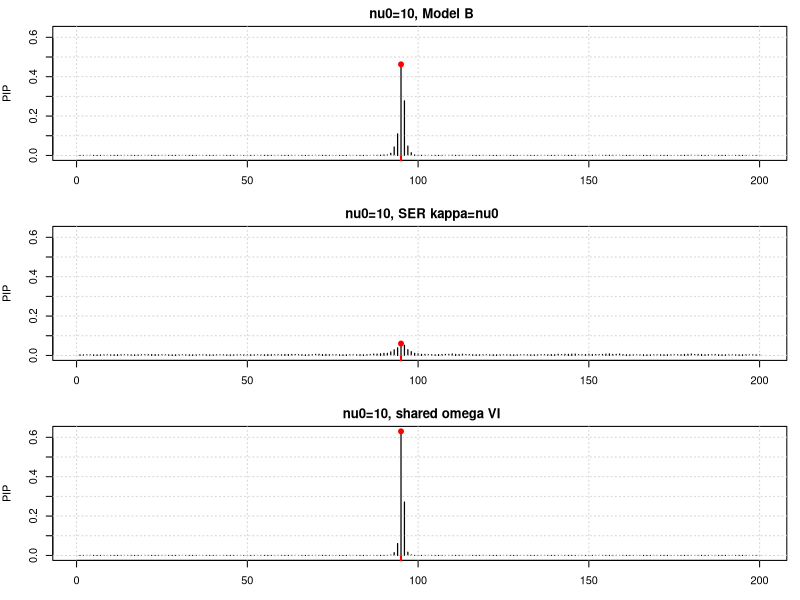
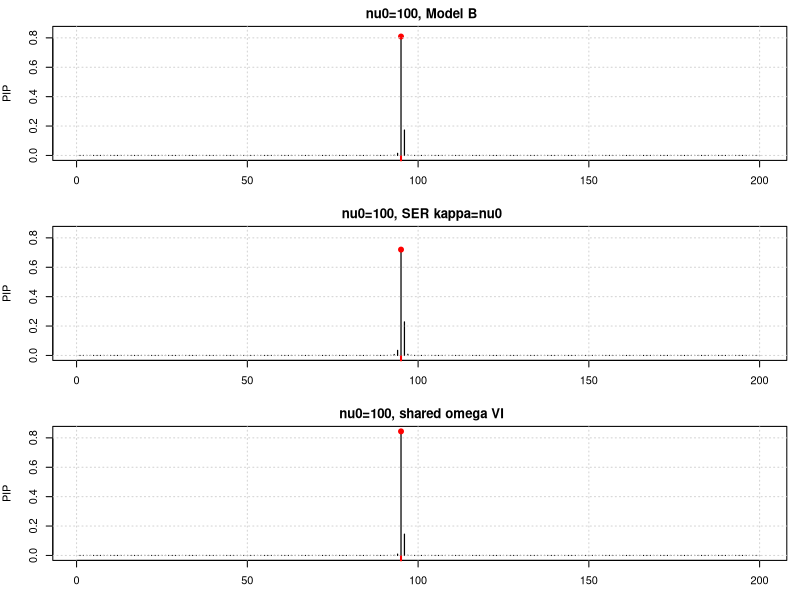
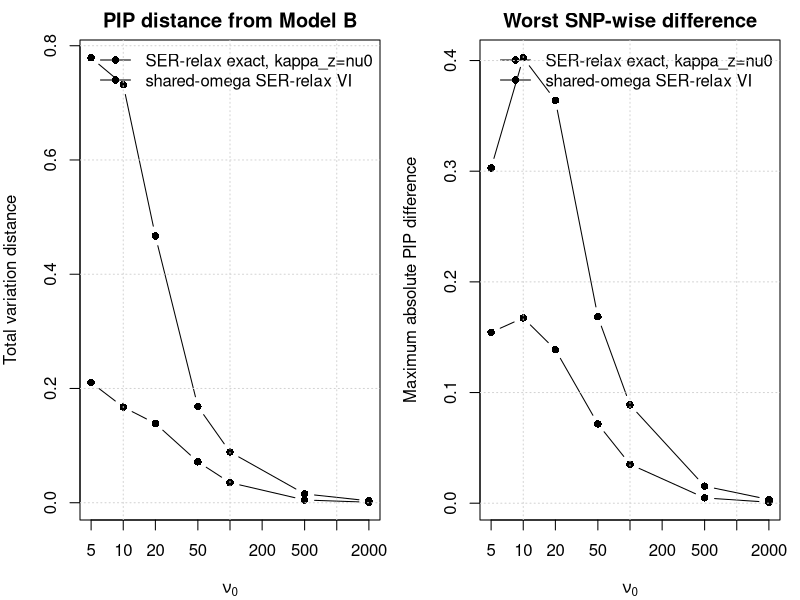

These charts were generated, in order, by the following R code:
## ---- chunk 1
knitr::opts_chunk$set(
  echo = TRUE,
  message = FALSE,
  warning = FALSE,
  fig.width = 8,
  fig.height = 4.8
)
## ---- chunk 2
ar_correlation <- function(J, rho) {
  idx <- seq_len(J)
  rho ^ abs(outer(idx, idx, "-"))
}

softmax <- function(logw) {
  z <- logw - max(logw)
  ez <- exp(z)
  ez / sum(ez)
}

logsumexp <- function(x) {
  m <- max(x)
  m + log(sum(exp(x - m)))
}

gauss_hermite <- function(n = 41) {
  i <- seq_len(n - 1)
  J <- matrix(0, n, n)
  off <- sqrt(i / 2)
  J[cbind(i, i + 1)] <- off
  J[cbind(i + 1, i)] <- off
  eg <- eigen(J, symmetric = TRUE)
  o <- order(eg$values)
  nodes <- eg$values[o]
  weights <- sqrt(pi) * eg$vectors[1, o]^2
  list(nodes = nodes, weights = weights)
}

model_b_pip <- function(x, N, sigma2, nu0) {
  logw <- dnorm(x, 0, sqrt(sigma2 + 1 / N), log = TRUE) +
    ((nu0 + 3) / 2) * log1p(N * x^2 / nu0)
  softmax(logw)
}

ser_relax_exact_pip <- function(x, Rbar, N, sigma2, nu0,
                                kappa_z = nu0,
                                gh = gauss_hermite(41)) {
  J <- length(x)
  p <- J - 1
  Omega_x <- solve(Rbar, x)
  q <- as.numeric(crossprod(x, Omega_x))
  r2 <- pmax(q - x^2, 0)

  v_beta <- 1 / (N + 1 / sigma2)
  m_beta <- (N / (N + 1 / sigma2)) * x
  sd_beta <- sqrt(v_beta)

  logw <- numeric(J)
  log_gh_w <- log(gh$weights / sqrt(pi))
  for (j in seq_len(J)) {
    beta_nodes <- m_beta[j] + sqrt(2) * sd_beta * gh$nodes
    c_nodes <- 1 / N + beta_nodes^2 / kappa_z
    log_kernel <- -(p / 2) * log(c_nodes) - r2[j] / (2 * c_nodes)
    log_expect <- logsumexp(log_gh_w + log_kernel)
    logw[j] <- dnorm(x[j], 0, sqrt(sigma2 + 1 / N), log = TRUE) +
      log_expect
  }
  softmax(logw)
}

shared_omega_vi_pip <- function(x, Rbar, N, sigma2, nu0,
                                max_iter = 500, tol = 1e-10) {
  J <- length(x)
  p <- J - 1
  Omega <- solve(Rbar)
  logdet_Rbar <- as.numeric(determinant(Rbar, logarithm = TRUE)$modulus)
  xOx <- as.numeric(crossprod(x, Omega %*% x))
  C <- pmax(xOx - x^2, 0)

  a0 <- (nu0 + 3) / 2
  b0 <- nu0 / 2
  a_omega <- a0 + (J + p) / 2

  compute_abq <- function(j, z_scale, z_denom) {
    Q <- p / z_denom + z_scale^2 * C[j]
    A <- 1 + Q
    B <- x[j] + z_scale * C[j]
    list(A = A, B = B, Q = Q)
  }

  local_elbo <- function(j, state) {
    eomega <- state$aomega / state$bomega
    elogomega <- digamma(state$aomega) - log(state$bomega)
    beta2 <- state$vbeta + state$mbeta^2
    abq <- compute_abq(j, state$z_scale, state$z_denom)
    Lquad <- xOx - 2 * state$mbeta * abq$B + beta2 * abq$A

    eloglik <- -J / 2 * log(2 * pi) -
      0.5 * (logdet_Rbar - J * log(N)) +
      J / 2 * elogomega -
      N / 2 * eomega * Lquad

    elog_pbeta <- -0.5 * log(2 * pi * sigma2) - beta2 / (2 * sigma2)

    elog_pz <- -p / 2 * log(2 * pi) -
      0.5 * logdet_Rbar +
      p / 2 * log(nu0) +
      p / 2 * elogomega -
      nu0 / 2 * eomega * abq$Q

    elog_pomega <- a0 * log(b0) - lgamma(a0) +
      (a0 - 1) * elogomega - b0 * eomega

    elog_qbeta <- -0.5 * log(2 * pi * state$vbeta) - 0.5
    logdet_vz <- logdet_Rbar - p * log(state$z_denom)
    elog_qz <- -p / 2 * log(2 * pi) - 0.5 * logdet_vz - p / 2
    elog_qomega <- state$aomega * log(state$bomega) -
      lgamma(state$aomega) +
      (state$aomega - 1) * elogomega -
      state$bomega * eomega

    -log(J) + eloglik + elog_pbeta + elog_pz + elog_pomega -
      elog_qbeta - elog_qz - elog_qomega
  }

  fit_one <- function(j) {
    eomega <- a0 / b0
    z_scale <- 0
    z_denom <- eomega * nu0
    state <- list(
      mbeta = 0,
      vbeta = sigma2,
      z_scale = z_scale,
      z_denom = z_denom,
      aomega = a_omega,
      bomega = b0 + 0.5 * N * xOx
    )

    old_elbo <- -Inf
    for (iter in seq_len(max_iter)) {
      eomega <- state$aomega / state$bomega

      abq <- compute_abq(j, state$z_scale, state$z_denom)
      vbeta <- 1 / (1 / sigma2 + N * eomega * abq$A)
      mbeta <- vbeta * N * eomega * abq$B
      beta2 <- vbeta + mbeta^2

      z_denom <- eomega * (N * beta2 + nu0)
      z_scale <- N * mbeta / (N * beta2 + nu0)

      abq <- compute_abq(j, z_scale, z_denom)
      Lquad <- xOx - 2 * mbeta * abq$B + beta2 * abq$A
      bomega <- b0 + N / 2 * Lquad + nu0 / 2 * abq$Q

      state <- list(
        mbeta = mbeta,
        vbeta = vbeta,
        z_scale = z_scale,
        z_denom = z_denom,
        aomega = a_omega,
        bomega = bomega
      )

      elbo <- local_elbo(j, state)
      if (is.finite(old_elbo) && abs(elbo - old_elbo) < tol * (1 + abs(old_elbo))) {
        break
      }
      old_elbo <- elbo
    }

    list(state = state, elbo = local_elbo(j, state))
  }

  fits <- lapply(seq_len(J), fit_one)
  local <- vapply(fits, `[[`, numeric(1), "elbo")
  list(
    pi = softmax(local),
    local_elbo = local,
    states = lapply(fits, `[[`, "state")
  )
}

pip_metrics <- function(pip, reference, label, nu0, causal) {
  data.frame(
    method = label,
    nu0 = nu0,
    top_snp = which.max(pip),
    top_pip = max(pip),
    causal_pip = sum(pip[causal]),
    max_abs_diff = max(abs(pip - reference)),
    total_variation = 0.5 * sum(abs(pip - reference)),
    corr_with_model_b = suppressWarnings(cor(pip, reference)),
    model_b_top_pip_at_method_top = reference[which.max(pip)]
  )
}

plot_compare <- function(pip_list, causal, main) {
  old_par <- par(no.readonly = TRUE)
  on.exit(par(old_par), add = TRUE)
  ymax <- max(unlist(pip_list))
  par(mfrow = c(length(pip_list), 1), mar = c(3, 4, 2, 1))
  for (nm in names(pip_list)) {
    pip <- pip_list[[nm]]
    plot(
      seq_along(pip), pip,
      type = "h",
      lwd = 1.2,
      ylim = c(0, ymax),
      xlab = "SNP index",
      ylab = "PIP",
      main = paste(main, nm)
    )
    points(causal, pip[causal], pch = 19, col = "red")
    rug(causal, col = "red", lwd = 2)
    grid()
  }
}
## ---- chunk 3
set.seed(1)

J <- 200L
N <- 20000L
rho <- 0.9
Rbar <- ar_correlation(J, rho)
causal <- 95L
beta_true <- 0.03
sigma2 <- beta_true^2

x <- as.numeric(beta_true * Rbar[, causal] +
  drop(t(chol(Rbar / N)) %*% rnorm(J)))

nu0_grid <- c(5, 10, 20, 50, 100, 500, 2000)

data.frame(
  J = J,
  N = N,
  rho = rho,
  causal = causal,
  beta_true = beta_true,
  sigma2 = sigma2,
  max_abs_x = max(abs(x)),
  top_x_snp = which.max(abs(x))
)
## ---- chunk 4
gh <- gauss_hermite(51)

all_results <- list()
pip_examples <- list()

for (nu0 in nu0_grid) {
  pip_b <- model_b_pip(x, N, sigma2, nu0)

  pip_ser_extension <- ser_relax_exact_pip(
    x, Rbar, N, sigma2, nu0,
    kappa_z = nu0,
    gh = gh
  )

  fit_shared <- shared_omega_vi_pip(
    x, Rbar, N, sigma2, nu0,
    max_iter = 500,
    tol = 1e-10
  )
  pip_shared_vi <- fit_shared$pi

  all_results[[as.character(nu0)]] <- rbind(
    pip_metrics(pip_b, pip_b, "Model B closed form", nu0, causal),
    pip_metrics(pip_ser_extension, pip_b,
                "SER-relax exact, kappa_z=nu0", nu0, causal),
    pip_metrics(pip_shared_vi, pip_b,
                "shared-omega SER-relax VI", nu0, causal)
  )

  if (nu0 %in% c(10, 100, 2000)) {
    pip_examples[[paste0("nu0=", nu0, ", Model B")]] <- pip_b
    pip_examples[[paste0("nu0=", nu0, ", SER kappa=nu0")]] <-
      pip_ser_extension
    pip_examples[[paste0("nu0=", nu0, ", shared omega VI")]] <-
      pip_shared_vi
  }
}

comparison <- do.call(rbind, all_results)
row.names(comparison) <- NULL
comparison
## ---- chunk 5
plot_compare(
  pip_examples[c("nu0=10, Model B",
                 "nu0=10, SER kappa=nu0",
                 "nu0=10, shared omega VI")],
  causal,
  main = ""
)

plot_compare(
  pip_examples[c("nu0=100, Model B",
                 "nu0=100, SER kappa=nu0",
                 "nu0=100, shared omega VI")],
  causal,
  main = ""
)
## ---- chunk 6
ser_rows <- comparison[comparison$method != "Model B closed form", ]

old_par <- par(no.readonly = TRUE)
on.exit(par(old_par), add = TRUE)
par(mfrow = c(1, 2), mar = c(4, 4, 2, 1))

plot(
  NA,
  xlim = range(nu0_grid),
  ylim = range(ser_rows$total_variation),
  log = "x",
  xlab = expression(nu[0]),
  ylab = "Total variation distance",
  main = "PIP distance from Model B"
)
for (method in unique(ser_rows$method)) {
  rows <- ser_rows[ser_rows$method == method, ]
  lines(rows$nu0, rows$total_variation, type = "b", pch = 16)
}
legend("topright", legend = unique(ser_rows$method), lty = 1, pch = 16, bty = "n")
grid()

plot(
  NA,
  xlim = range(nu0_grid),
  ylim = range(ser_rows$max_abs_diff),
  log = "x",
  xlab = expression(nu[0]),
  ylab = "Maximum absolute PIP difference",
  main = "Worst SNP-wise difference"
)
for (method in unique(ser_rows$method)) {
  rows <- ser_rows[ser_rows$method == method, ]
  lines(rows$nu0, rows$max_abs_diff, type = "b", pch = 16)
}
legend("topright", legend = unique(ser_rows$method), lty = 1, pch = 16, bty = "n")
grid()
par(old_par)
